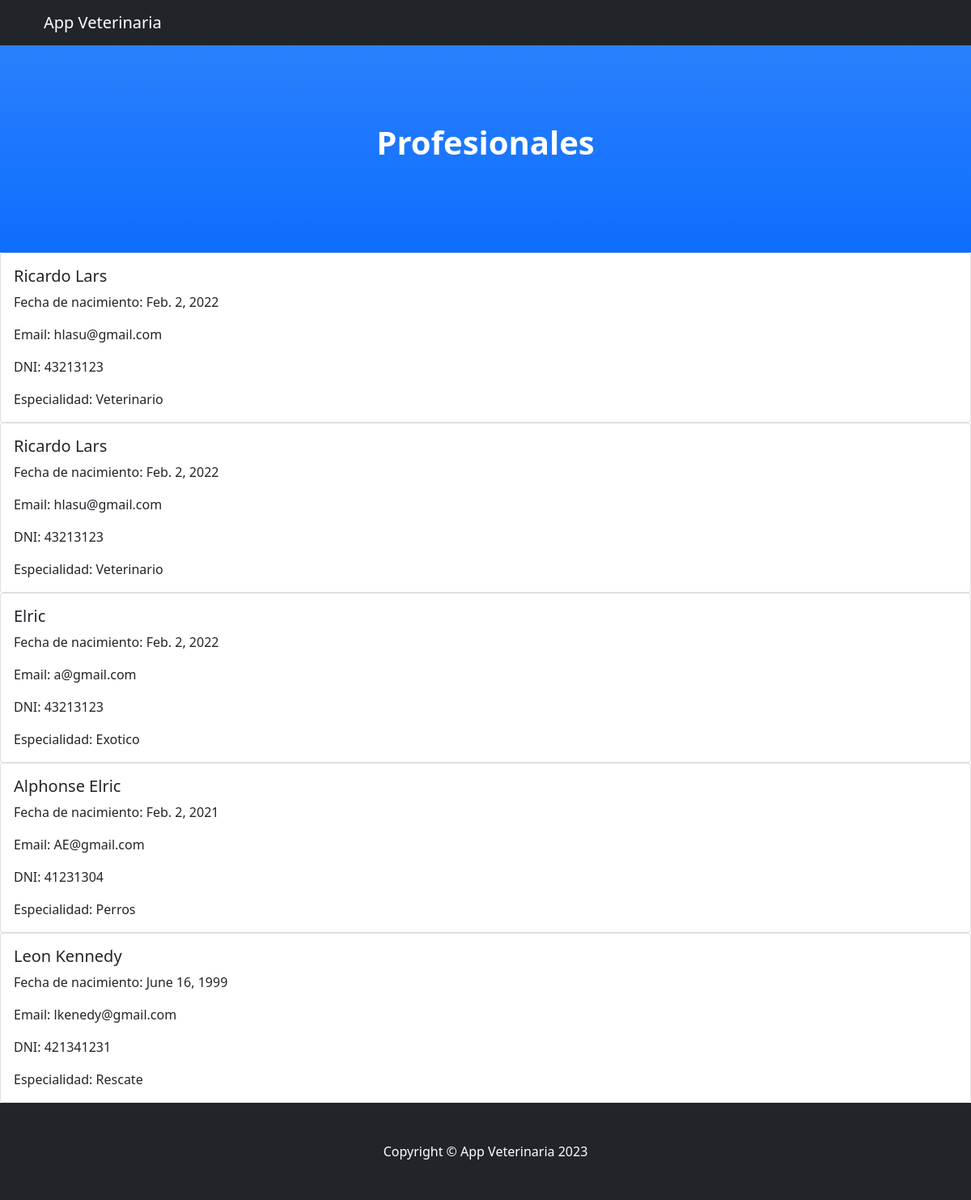
/AppVeterinaria/profesionales/, run on the app's committed database.
### AppVeterinaria/models.py (models this page shows)
class Profesional (models.Model):
    nombre_completo = models.CharField(max_length=64)
    fecha_nacimiento = models.DateField()
    email = models.EmailField()
    dni = models.CharField(max_length=9)
    especialidad = models.CharField(max_length=64)
    esta_recibido = models.BooleanField()
    esta_activo = models.BooleanField()

### AppVeterinaria/views.py (the view)
# urls.py: path('profesionales/', ver_profesionales, name="Profesionales"),
def ver_profesionales(request):
    profesionales = Profesional.objects.all()
    return render(request, "AppVeterinaria/verProfesionales.html", {"profesionales": profesionales})

### AppVeterinaria/templates/AppVeterinaria/verProfesionales.html
{% extends "AppVeterinaria/padre.html" %}
{% load static %}
{% block titulo %}
    Profesionales
{% endblock %}
{% block contenido %}
<div class="card-deck">
    {% for profesional in profesionales %}
    <div class="card">
      <div class="card-body">
        <h5 class="card-title">{{ profesional.nombre_completo }}</h5>
        <p class="card-text">Fecha de nacimiento: {{ profesional.fecha_nacimiento }}</p>
        <p class="card-text">Email: {{ profesional.email }}</p>
        <p class="card-text">DNI: {{ profesional.dni }}</p>
        <p class="card-text">Especialidad: {{ profesional.especialidad }}</p>
      </div>
    </div>
    {% endfor %}
</div>
{% endblock %}

### AppVeterinaria/templates/AppVeterinaria/padre.html (shortened to what this page needs)
<!DOCTYPE html>
<html lang="en">
    <head>
        {% load static %}
        <link href="{% static 'AppVeterinaria/css/styles.css' %}" rel="stylesheet" />
    </head>
    <body id="page-top">
        <nav class="navbar navbar-expand-lg navbar-dark bg-dark fixed-top" id="mainNav">
            <div class="container px-4">
                <a class="navbar-brand" href="{% url 'Inicio' %}">App Veterinaria</a>
            </div>
        </nav>
        <header class="bg-primary bg-gradient text-white">
            <div class="container px-4 text-center">
                <h1 class="fw-bolder">
                    {% block titulo %}
                    {% endblock %}
                </h1>
            </div>
        </header>
        {% block contenido %}
        {% endblock %}
        <footer class="py-5 bg-dark">
            <div class="container px-4"><p class="m-0 text-center text-white">Copyright &copy; App Veterinaria 2023</p></div>
        </footer>
    </body>
</html>

### data on the page
Profesional: nombre_completo "Ricardo Lars", fecha_nacimiento "Feb. 2, 2022", email "hlasu@gmail.com", dni "43213123", especialidad "Veterinario"
Profesional: nombre_completo "Ricardo Lars", fecha_nacimiento "Feb. 2, 2022", email "hlasu@gmail.com", dni "43213123", especialidad "Veterinario"
Profesional: nombre_completo "Elric", fecha_nacimiento "Feb. 2, 2022", email "a@gmail.com", dni "43213123", especialidad "Exotico"
Profesional: nombre_completo "Alphonse Elric", fecha_nacimiento "Feb. 2, 2021", email "AE@gmail.com", dni "41231304", especialidad "Perros"
Profesional: nombre_completo "Leon Kennedy", fecha_nacimiento "June 16, 1999", email "lkenedy@gmail.com", dni "421341231", especialidad "Rescate"
